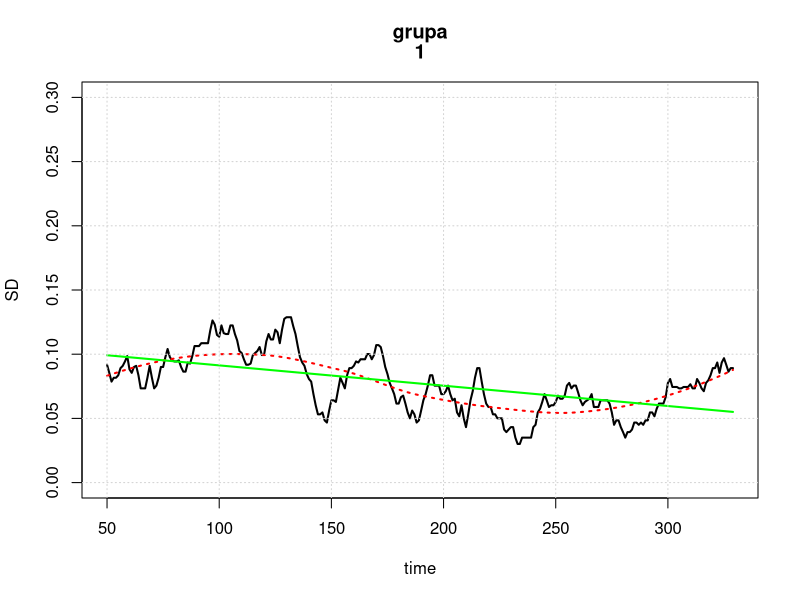
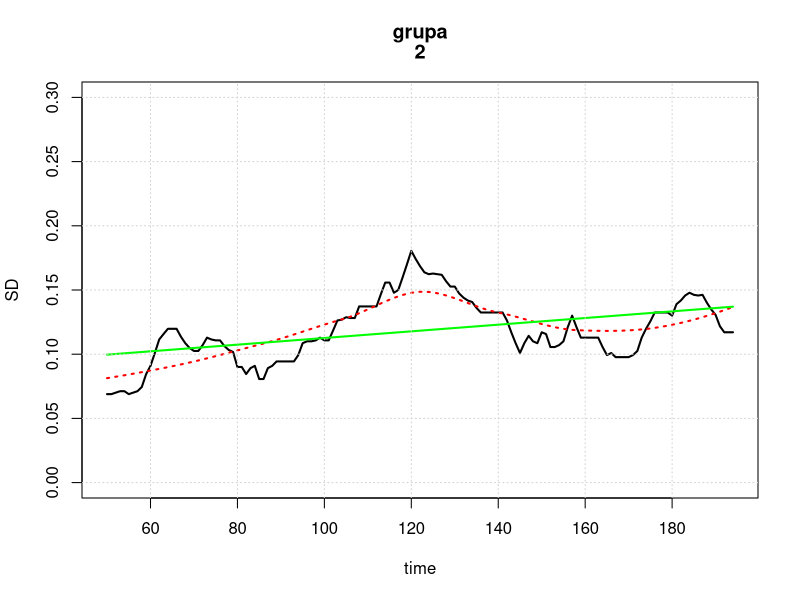
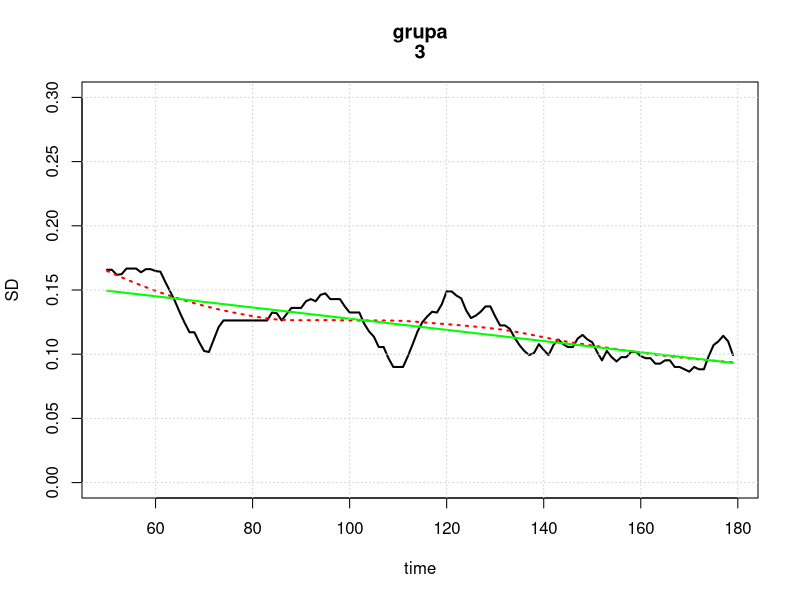
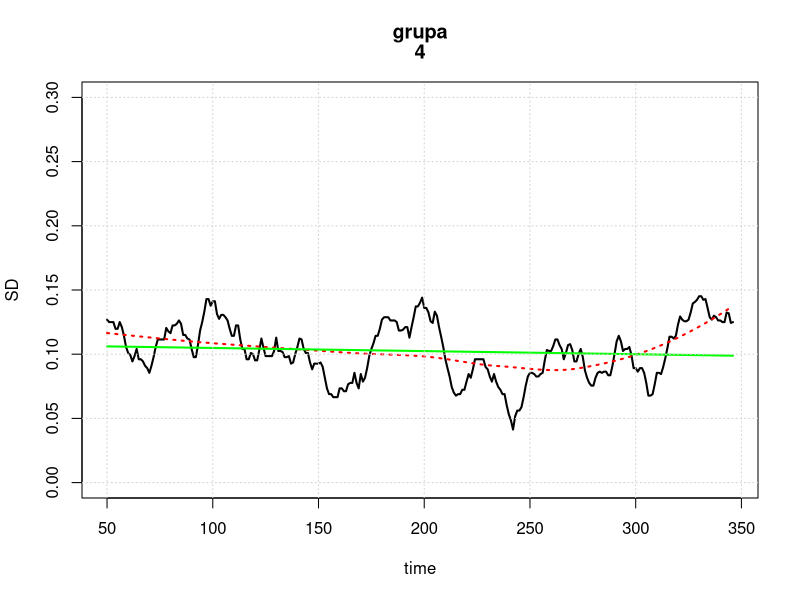
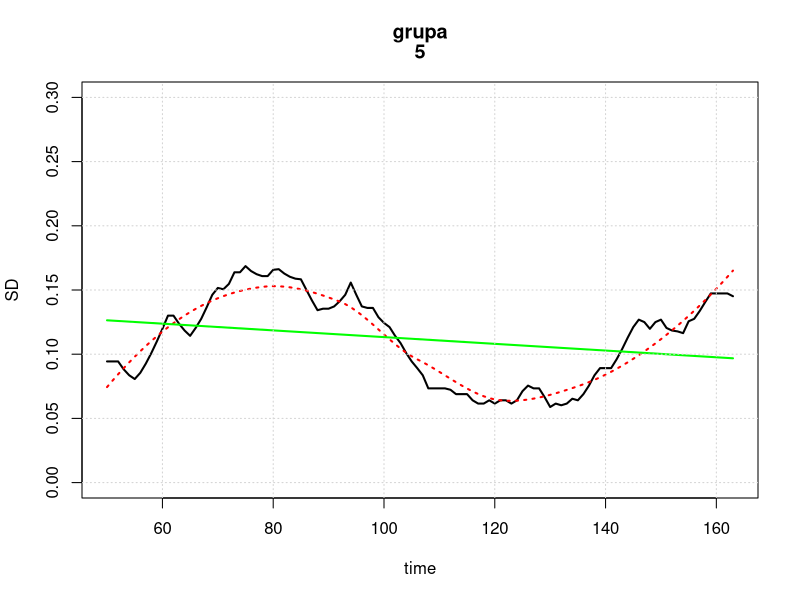
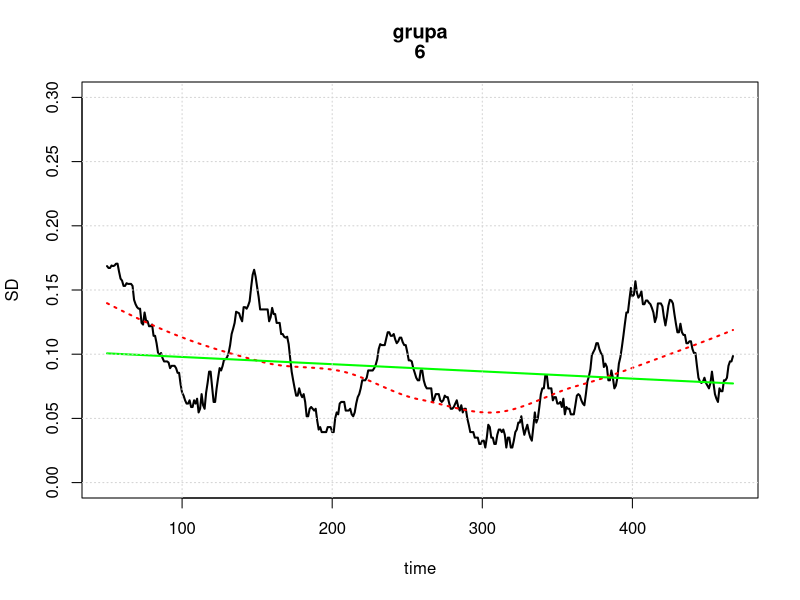
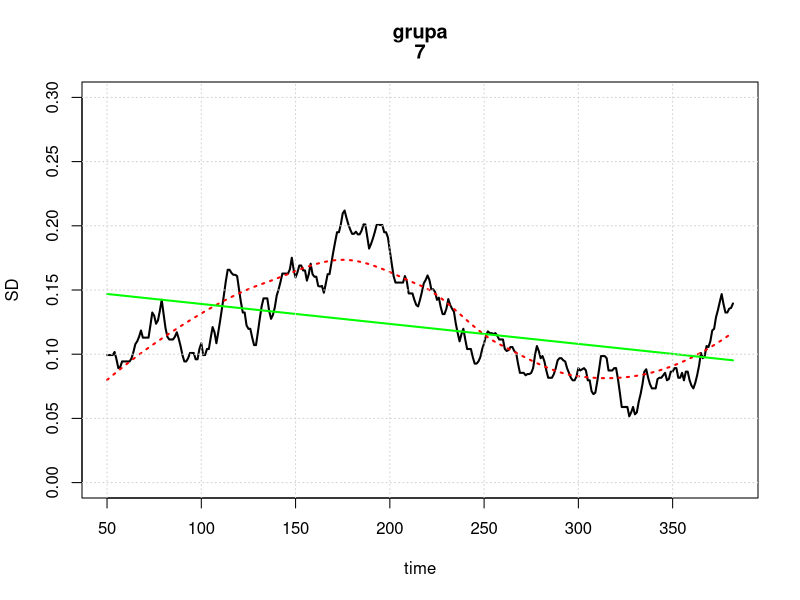
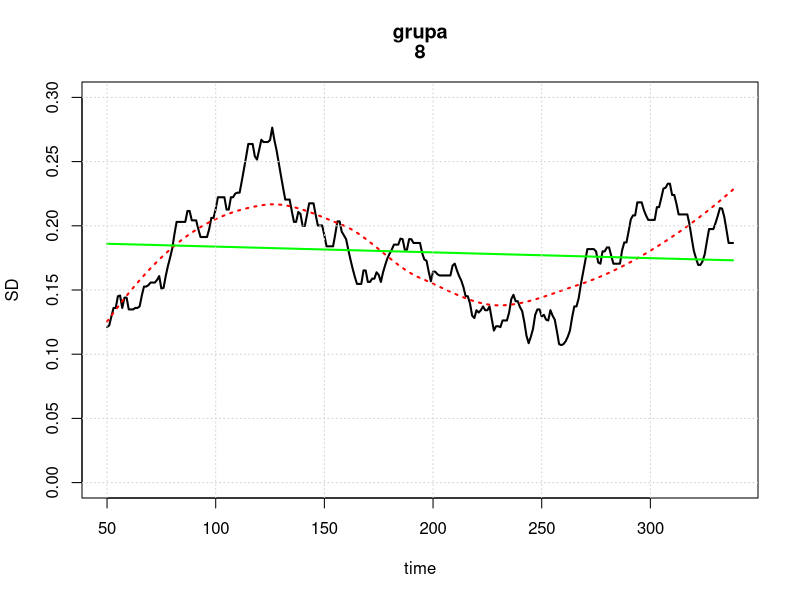

The R script that drew these images, in order:
## ---- chunk 1
library(zoo)
window<-50
f <- rep(1/window, window)

data_raw <- read.table("dane.csv", header = TRUE, sep = ";")
data <- data_raw[,c("grupa","kto","ABA3")]
data$ok <- complete.cases(data)
data_grupy <- split(data,f = data$grupa)
lapply(names(data_grupy), function(x) {data_grupy[[x]]$kto_lag1 <<- as.character(lag(zoo(data_grupy[[x]]$kto), -1, na.pad = T))})
data <- data.frame(do.call(rbind,data_grupy))
row.names(data) <- NULL
data$para<-paste0(as.character(data$kto),as.character(data$kto_lag1))
data<-data[data$ok,]
data$ok<-NULL
for(i in 1:nrow(data)){
        data$para_sym[i]<-ifelse(data$kto[i]>data$kto_lag1[i]
                                 ,paste0(data$kto_lag1[i],data$kto[i])
                                 ,paste0(data$kto[i],data$kto_lag1[i])
                                 )}


data$ps12 <- as.numeric(data$para_sym == "12")
data$ps13 <- as.numeric(data$para_sym == "13")
data$ps14 <- as.numeric(data$para_sym == "14")
data$ps23 <- as.numeric(data$para_sym == "23")
data$ps24 <- as.numeric(data$para_sym == "24")
data$ps34 <- as.numeric(data$para_sym == "34")

## ---- chunk 2
colors <- rainbow(6)
lapply(1:16,function(g){
        current <- data[data$grupa==g,]
        
        current$x<-1:nrow(current)
        current$ps12_lag <- filter(current$ps12, f, sides=1)
        current$ps13_lag <- filter(current$ps13, f, sides=1)
        current$ps14_lag <- filter(current$ps14, f, sides=1)
        current$ps23_lag <- filter(current$ps23, f, sides=1)
        current$ps24_lag <- filter(current$ps24, f, sides=1)
        current$ps34_lag <- filter(current$ps34, f, sides=1)
        current$sd <- apply(as.matrix(current[,14:19]),1,sd)
        
        df<-data.frame(current$x,current$sd)
        colnames(df)<-c("x","sd")
        df<-df[complete.cases(df),]
        df$fit_loess<-predict(loess(df$sd~df$x))
        df$fit_lm<-fitted(lm(df$sd~df$x))
        plot(df$sd~df$x, type="l", lwd=2, main=c("grupa",g), xlab="time", ylab="SD", ylim=c(0,0.3))
        head(df)
        lines(df$x, df$fit_loess, col="red", lty="dotted", lwd=2)
        lines(df$x, df$fit_lm, col="green", lwd=2)
        grid()
        })
